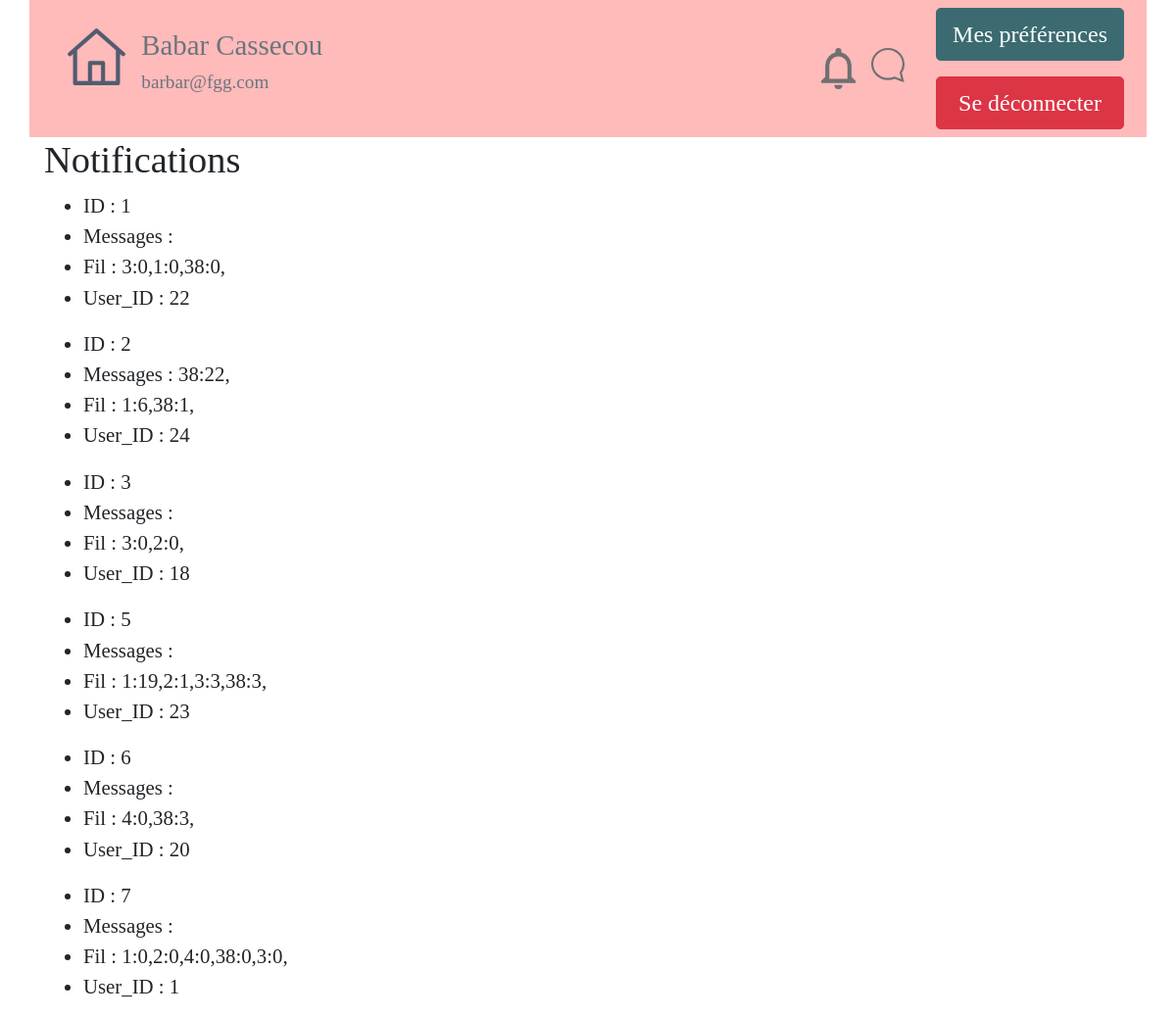
/notifications/notificationsAView/ (signed in), run on an earlier commit of the app's database.
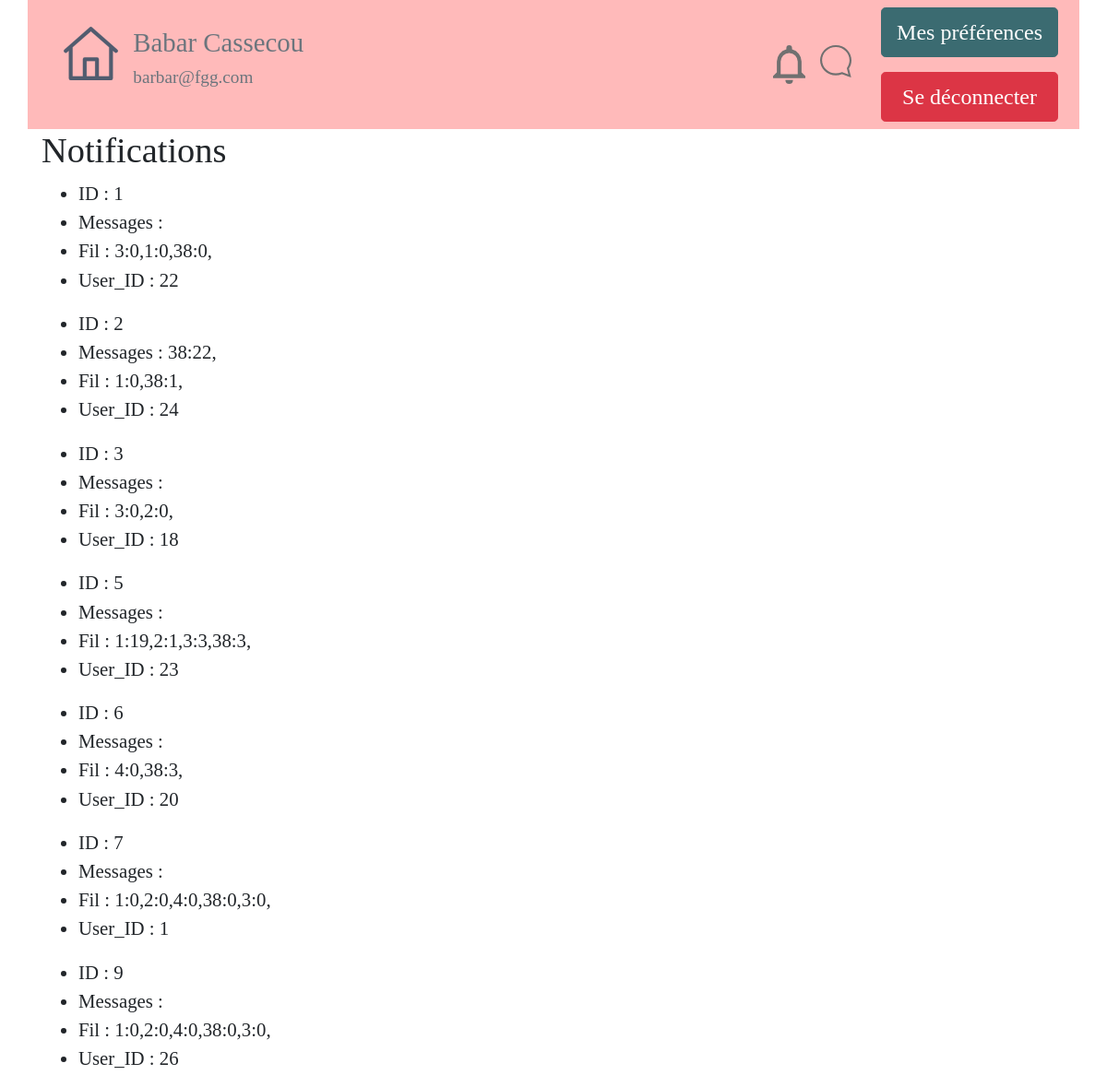
And on a later commit of the database.
### notifications/models.py (models this page shows)
class Notifications(models.Model): #extend User proprieties
    user = models.OneToOneField(User,on_delete=models.CASCADE,default=1)
    NotifMessages = models.TextField(verbose_name="Notifications Des Nouveaux Messages") #contain list of waiting notif
    NotifFil = models.TextField( verbose_name="Notifications du fil",) # contain list of wainting notif

### notifications/views.py (the view)
# urls.py: path('notificationsAView/', views.NotifList.as_view(template_name='notifications/notifications_list.html'), name="notificationsAView"),
class NotifList(ListView):
    model = models.Notifications

### notifications/templates/notifications/notifications_list.html
{% extends "tablecom/base.html" %}
{% block content %}
<div class="container">
    <h2>Notifications</h2>{% for notif in object_list %}
    <ul>
            <li>ID : {{ notif.id }}</li>
        <li>Messages : {{ notif.NotifMessages }}</li>
        <li>Fil : {{ notif.NotifFil }}</li>
        <li>User_ID : {{ notif.user_id }}</li>
    </ul>{% endfor %}
</div>
{% endblock %}

### tablecom/templates/tablecom/base.html (shortened to what this page needs)
<!DOCTYPE html>
    {% load static %}
    {% block head %}
        <html lang="fr">
        <head>
        <link rel="stylesheet" href="/static/style/bootstrapExportTheme/bootstrap.min.css" >
        <link rel="stylesheet" type="text/css" href="https://cdn.jsdelivr.net/npm/cookieconsent@3/build/cookieconsent.min.css" />
            <link rel="stylesheet" href="/static/style/stylefont.css" />
        </head>
    {% endblock %}
<body>
    <nav>
       {% block nav %}
            {% if user.is_authenticated %}
<div class="container" style="background:#ffbaba !important;">
    <div class="d-flex flex-wrap align-items-center">
          <div class="mr-auto p-3 ">
            <div class="d-flex justify-content-start">
                <div class="p-2"><a href="{% url 'accueil' %}"><img src="/static/images/home.svg" class="img-fluid"></a></div>
                <div class="p-2"><h4 class="text-secondary">{{ user.first_name }} {{ user.last_name }}</h4><h6 class="text-secondary"><p>{{ user.email }}</p></h6></div>
            </div>
          </div>
          <div class="p-3 ">
            <div class="d-flex">
                <a href="{% url 'accueil' %}"><img src="{% static 'images/notif_fil_general.svg' %}" class="img-fluid p-2"></a>
                 <a href="{% url 'accueil' %}"><img src="{% static 'images/notif_mess_perso.svg' %}" class="img-fluid p-2"></a>
            </div>
          </div>
          <div class="p- ">
            <div class="d-flex flex-column">
              <div class="p-2"><a href="{% url 'MyProfile' %}"><button type="button" class="btn btn-info btn-lg">Mes préférences</button></a></div>
              <div class="p-2"><a href="{% url 'deconnexion' %}"><button type="button" class="btn btn-danger btn-block btn-lg">Se déconnecter</button></a></div>
            </div>
          </div>
    </div>
</div>
            {% else %}
        <div class="container">
        </div>
            {% endif %}
       {% endblock %}
   </nav>
    {% block content %}Contenu à introduire{% endblock %}
</body>
</html>

What changed in the data, as far as the page shows it:
changed Notifications id 2: NotifFil "1:6,38:1," → "1:0,38:1,"
added Notifications: id "9", NotifFil "1:0,2:0,4:0,38:0,3:0,", user_id "26"
